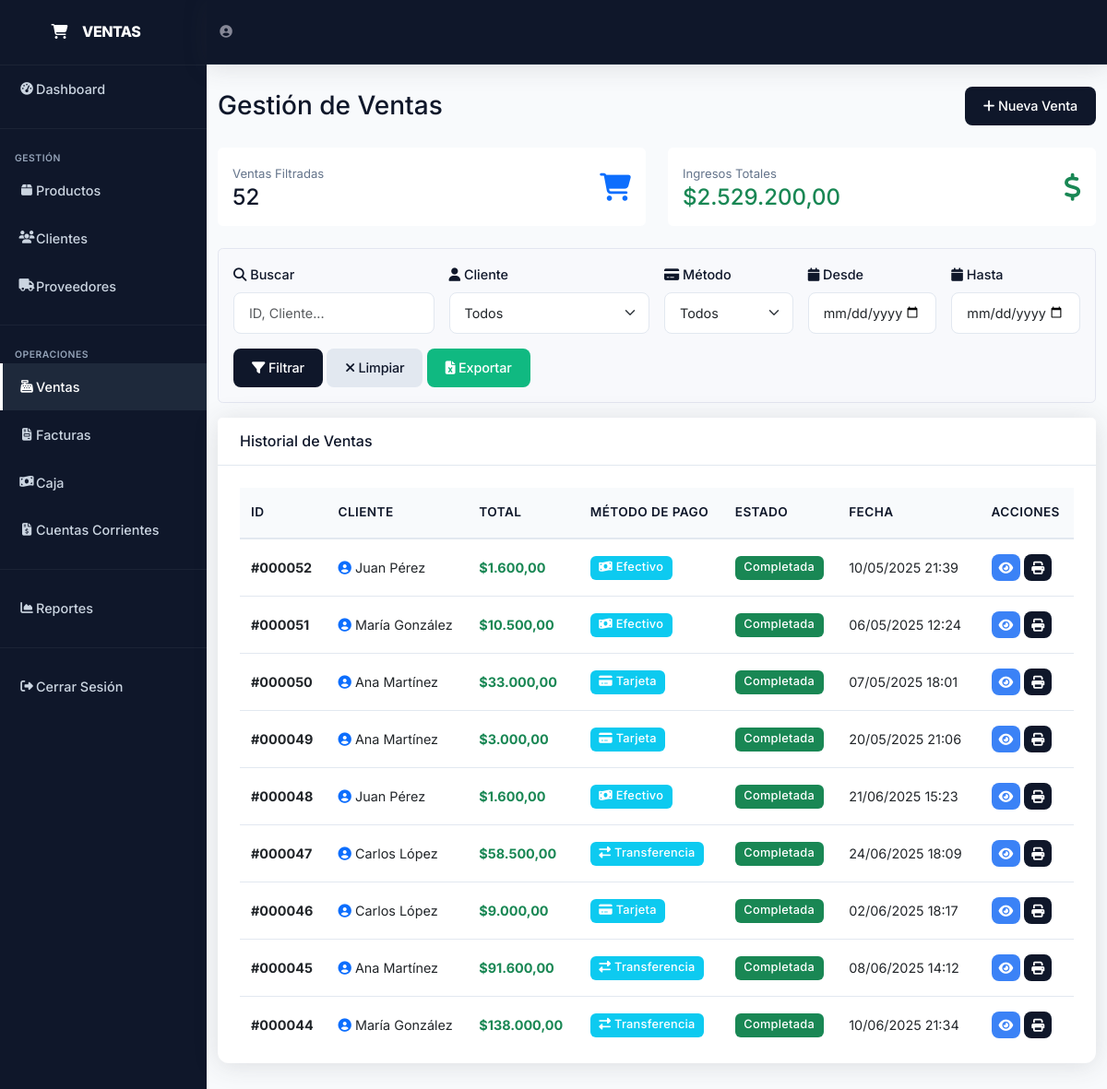
The app's page /ventas.php (signed in), older data.
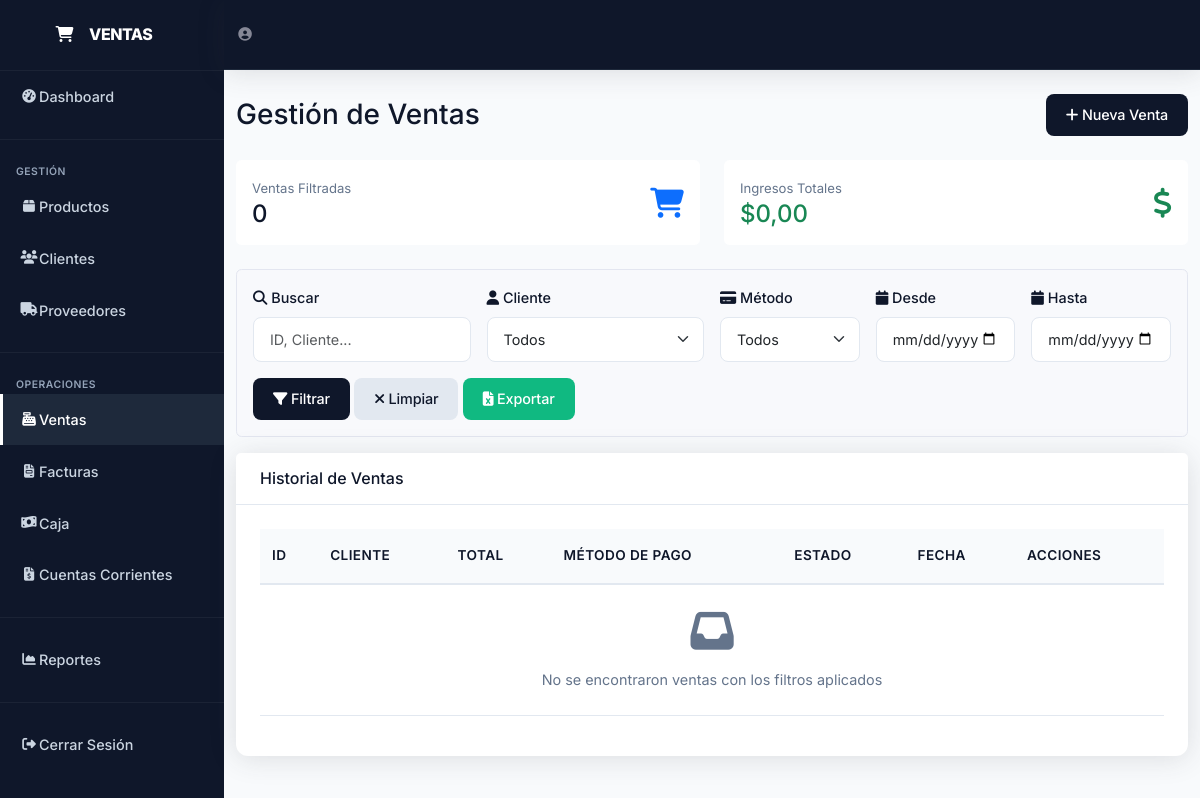
The same page, newer data.
### tables this page shows
CREATE TABLE `ventas` (
  `id` int(11) NOT NULL,
  `cliente_id` int(11) NOT NULL,
  `usuario_id` int(11) NOT NULL,
  `total` decimal(10,2) NOT NULL,
  `metodo_pago` enum('efectivo','tarjeta','transferencia') NOT NULL,
  `estado` enum('pendiente','completada','cancelada') DEFAULT 'completada',
  `fecha_venta` timestamp NOT NULL DEFAULT current_timestamp()
);

CREATE TABLE `clientes` (
  `id` int(11) NOT NULL,
  `nombre` varchar(100) NOT NULL,
  `apellido` varchar(100) NOT NULL,
  `email` varchar(100) DEFAULT NULL,
  `telefono` varchar(20) DEFAULT NULL,
  `direccion` text DEFAULT NULL,
  `dni` varchar(20) DEFAULT NULL,
  `estado` tinyint(1) DEFAULT 1,
  `fecha_creacion` timestamp NOT NULL DEFAULT current_timestamp()
);

### config.php (called while the page is built, shortened)
<?php
function formatear_precio($precio)
{
    return '$' . number_format($precio, 2, ',', '.');
}
function formatear_fecha($fecha)
{
    return date('d/m/Y H:i', strtotime($fecha));
}

### ventas.php (the view, shortened to what the changed rows need)
<?php
require_once 'config.php';
$sql_ventas = "SELECT v.*, c.nombre as cliente_nombre, c.apellido as cliente_apellido
               FROM ventas v
               INNER JOIN clientes c ON v.cliente_id = c.id
               WHERE 1=1";
$sql_ventas .= " ORDER BY v.id DESC LIMIT 100";
$result_ventas = $conn->query($sql_ventas);
$sql_totales = "SELECT COUNT(*) as cantidad, SUM(v.total) as total_ingresos
                FROM ventas v
                INNER JOIN clientes c ON v.cliente_id = c.id
                WHERE v.estado='completada'";
$totales = $conn->query($sql_totales)->fetch_assoc();
?>
<!DOCTYPE html>
<html lang="es">
<head>
    <link href="https://cdnjs.cloudflare.com/ajax/libs/bootstrap/5.3.0/css/bootstrap.min.css" rel="stylesheet">
    <link href="https://cdnjs.cloudflare.com/ajax/libs/font-awesome/6.4.0/css/all.min.css" rel="stylesheet">
    <link rel="stylesheet" href="style-minimal.css">
</head>
<body>
    <div id="wrapper">
        <div id="content-wrapper">
            <div class="container-fluid">
                <div class="d-sm-flex align-items-center justify-content-between mb-4">
                    <h1 class="h3 mb-0 text-gray-800">Gestión de Ventas</h1>
                </div>
                <div class="row mb-4">
                    <div class="col-md-6">
                        <div class="stat-box">
                            <div class="d-flex justify-content-between align-items-center">
                                <div>
                                    <small class="text-muted">Ventas Filtradas</small>
                                    <h4 class="mb-0"><?php echo $totales['cantidad'] ?? 0; ?></h4>
                                </div>
                            </div>
                        </div>
                    </div>
                    <div class="col-md-6">
                        <div class="stat-box" style="border-left-color: var(--success)">
                            <div class="d-flex justify-content-between align-items-center">
                                <div>
                                    <small class="text-muted">Ingresos Totales</small>
                                    <h4 class="mb-0 text-success"><?php echo formatear_precio($totales['total_ingresos'] ?? 0); ?></h4>
                                </div>
                            </div>
                        </div>
                    </div>
                </div>
                <div class="card">
                    <div class="card-body">
                        <div class="table-responsive">
                            <table class="table table-hover">
                                <thead>
                                    <tr>
                                        <th>ID</th>
                                        <th>Cliente</th>
                                        <th>Total</th>
                                        <th>Método de Pago</th>
                                        <th>Estado</th>
                                        <th>Fecha</th>
                                        <th>Acciones</th>
                                    </tr>
                                </thead>
                                <tbody>
                                    <?php
                                    if ($result_ventas->num_rows > 0):
                                        while ($row = $result_ventas->fetch_assoc()):
                                    ?>
                                            <tr>
                                                <td><strong>#<?php echo str_pad($row['id'], 6, '0', STR_PAD_LEFT); ?></strong></td>
                                                <td>
                                                    <i class="fas fa-user-circle text-primary"></i>
                                                    <?php echo $row['cliente_nombre'] . ' ' . $row['cliente_apellido']; ?>
                                                </td>
                                                <td class="text-success fw-bold"><?php echo formatear_precio($row['total']); ?></td>
                                                <td>
                                                    <?php
                                                    $iconos = [
                                                        'efectivo' => 'fa-money-bill-wave',
                                                        'tarjeta' => 'fa-credit-card',
                                                        'transferencia' => 'fa-exchange-alt'
                                                    ];
                                                    ?>
                                                    <span class="badge bg-info">
                                                        <i class="fas <?php echo $iconos[$row['metodo_pago']] ?? 'fa-wallet'; ?>"></i>
                                                        <?php echo ucfirst($row['metodo_pago']); ?>
                                                    </span>
                                                </td>
                                                <td>
                                                    <span class="badge bg-success">
                                                        <?php echo ucfirst($row['estado']); ?>
                                                    </span>
                                                </td>
                                                <td><?php echo formatear_fecha($row['fecha_venta']); ?></td>
                                                <td>
                                                    <button class="btn btn-info btn-sm" onclick="verDetalle(<?php echo $row['id']; ?>)" title="Ver Detalle">
                                                        <i class="fas fa-eye"></i>
                                                    </button>
                                                    <button class="btn btn-primary btn-sm" onclick="imprimirTicket(<?php echo $row['id']; ?>)" title="Imprimir">
                                                        <i class="fas fa-print"></i>
                                                    </button>
                                                </td>
                                            </tr>
                                        <?php
                                        endwhile;
                                    else:
                                        ?>
                                        <tr>
                                            <td colspan="7" class="text-center text-muted py-4">
                                                <i class="fas fa-inbox fa-3x mb-3"></i><br>
                                                No se encontraron ventas con los filtros aplicados
                                            </td>
                                        </tr>
                                    <?php endif; ?>
                                </tbody>
                            </table>
                        </div>
                    </div>
                </div>
            </div>
        </div>
    </div>
</body>
</html>

Row changes from the older to the newer data that the page shows:
removed ventas: id "000052", cliente.nombre "Juan", cliente.apellido "Pérez", total "$1.600,00", metodo_pago "Efectivo", estado "Completada", fecha_venta "10/05/2025 21:39"
removed ventas: id "000051", cliente.nombre "María", cliente.apellido "González", total "$10.500,00", metodo_pago "Efectivo", estado "Completada", fecha_venta "06/05/2025 12:24"
removed ventas: id "000050", cliente.nombre "Ana", cliente.apellido "Martínez", total "$33.000,00", metodo_pago "Tarjeta", estado "Completada", fecha_venta "07/05/2025 18:01"
removed ventas: id "000049", cliente.nombre "Ana", cliente.apellido "Martínez", total "$3.000,00", metodo_pago "Tarjeta", estado "Completada", fecha_venta "20/05/2025 21:06"
removed ventas: id "000048", cliente.nombre "Juan", cliente.apellido "Pérez", total "$1.600,00", metodo_pago "Efectivo", estado "Completada", fecha_venta "21/06/2025 15:23"
removed ventas: id "000047", cliente.nombre "Carlos", cliente.apellido "López", total "$58.500,00", metodo_pago "Transferencia", estado "Completada", fecha_venta "24/06/2025 18:09"
removed ventas: id "000046", cliente.nombre "Carlos", cliente.apellido "López", total "$9.000,00", metodo_pago "Tarjeta", estado "Completada", fecha_venta "02/06/2025 18:17"
removed ventas: id "000045", cliente.nombre "Ana", cliente.apellido "Martínez", total "$91.600,00", metodo_pago "Transferencia", estado "Completada", fecha_venta "08/06/2025 14:12"
removed ventas: id "000044", cliente.nombre "María", cliente.apellido "González", total "$138.000,00", metodo_pago "Transferencia", estado "Completada", fecha_venta "10/06/2025 21:34"
Text that changed along with them:
$totales['cantidad']: "52" → "0"
formatear_precio($totales['total_ingresos'] ?? 0): "$2.529.200,00" → "$0,00"
text now shown: "No se encontraron ventas con los filtros aplicados"
